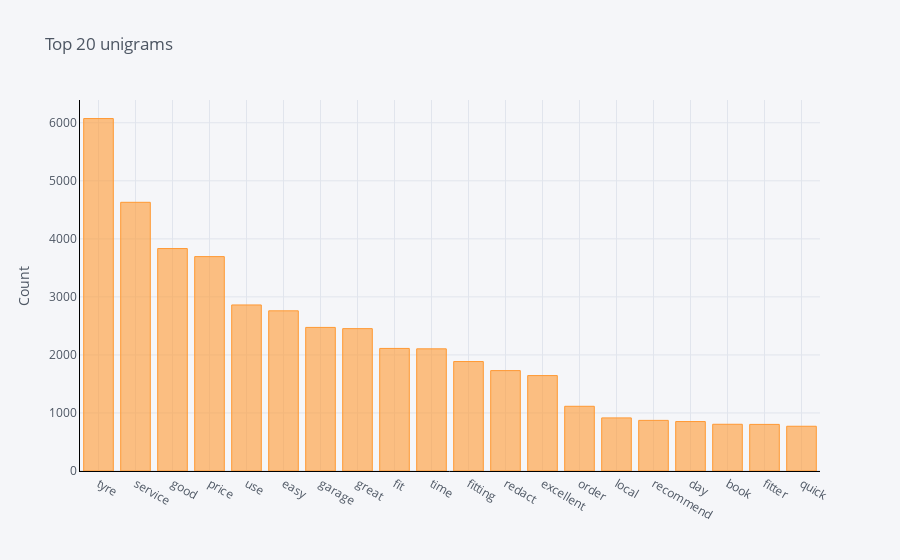

The notebook cell saved with this chart:
### Markdown cell above
### Unigrams

### Code cell
common_words = top_n_gram(df['document'], 1, 20)

tdf = pd.DataFrame(common_words, columns = ['document' , 'count'])
tdf.groupby('document').sum()['count'].sort_values(ascending=False).iplot(kind='bar', 
                                                                            yTitle='Count', 
                                                                            linecolor='black', 
                                                                            title='Top 20 unigrams');

### Figure 1 — Plotly figure (JSON) as saved in the notebook; plotly's stock layout.template omitted (floating-point values rounded to 4 significant figures)
{"data": [{"marker": {"color": "rgba(255, 153, 51, 0.6)", "line": {"color": "rgba(255, 153, 51, 1.0)", "width": 1}}, "name": "count", "orientation": "v", "text": "", "type": "bar", "x": ["tyre", "service", "good", "price", "use", "easy", "garage", "great", "fit", "time", "fitting", "redact", "excellent", "order", "local", "recommend", "day", "book", "fitter", "quick"], "y": [6073, 4630, 3833, 3694, 2861, 2760, 2474, 2453, 2112, 2105, 1886, 1730, 1644, 1115, 915, 872, 852, 805, 803, 771]}], "layout": {"legend": {"bgcolor": "#F5F6F9", "font": {"color": "#4D5663"}}, "paper_bgcolor": "#F5F6F9", "plot_bgcolor": "#F5F6F9", "title": {"font": {"color": "#4D5663"}, "text": "Top 20 unigrams"}, "xaxis": {"gridcolor": "#E1E5ED", "linecolor": "black", "showgrid": true, "tickfont": {"color": "#4D5663"}, "title": {"font": {"color": "#4D5663"}, "text": ""}, "zerolinecolor": "#E1E5ED"}, "yaxis": {"gridcolor": "#E1E5ED", "linecolor": "black", "showgrid": true, "tickfont": {"color": "#4D5663"}, "title": {"font": {"color": "#4D5663"}, "text": "Count"}, "zerolinecolor": "#E1E5ED"}}}
